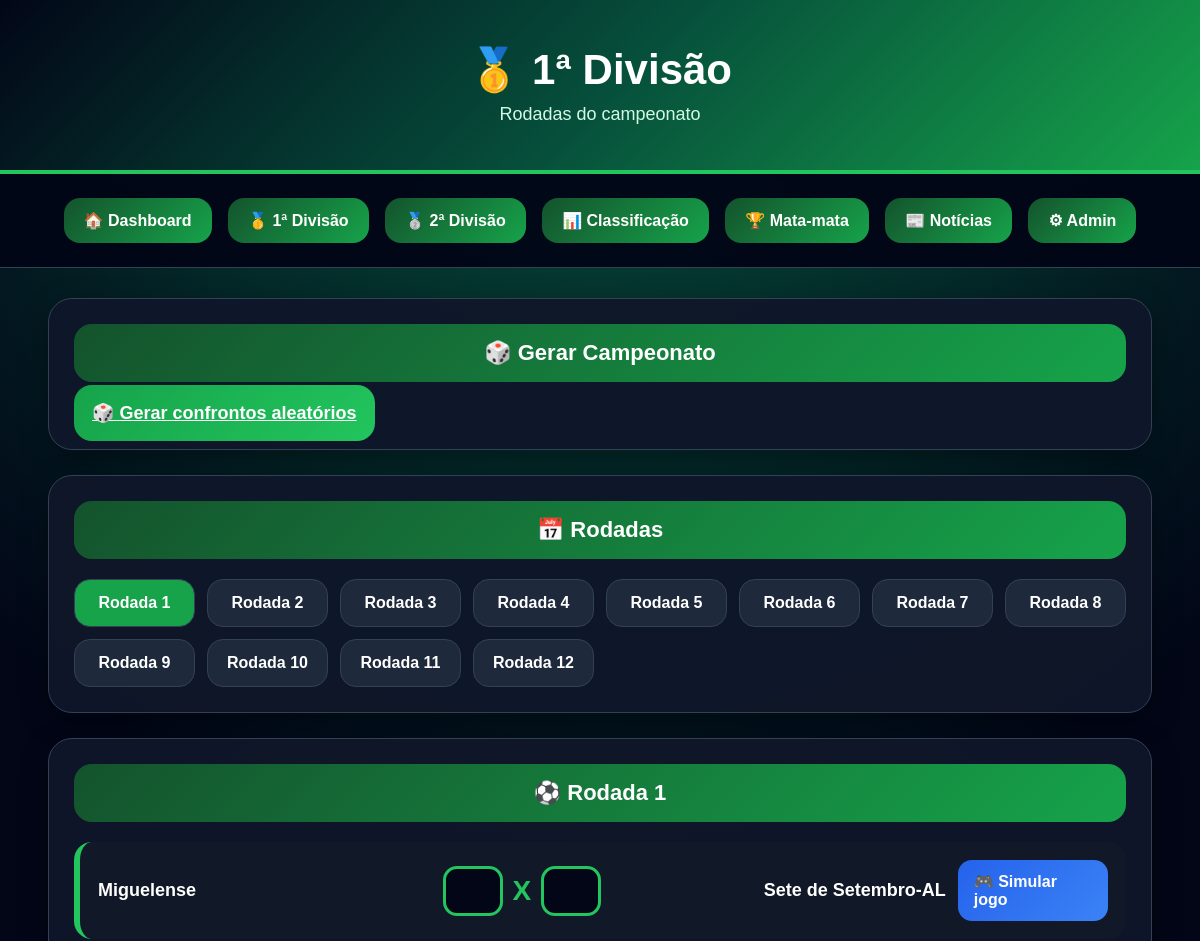
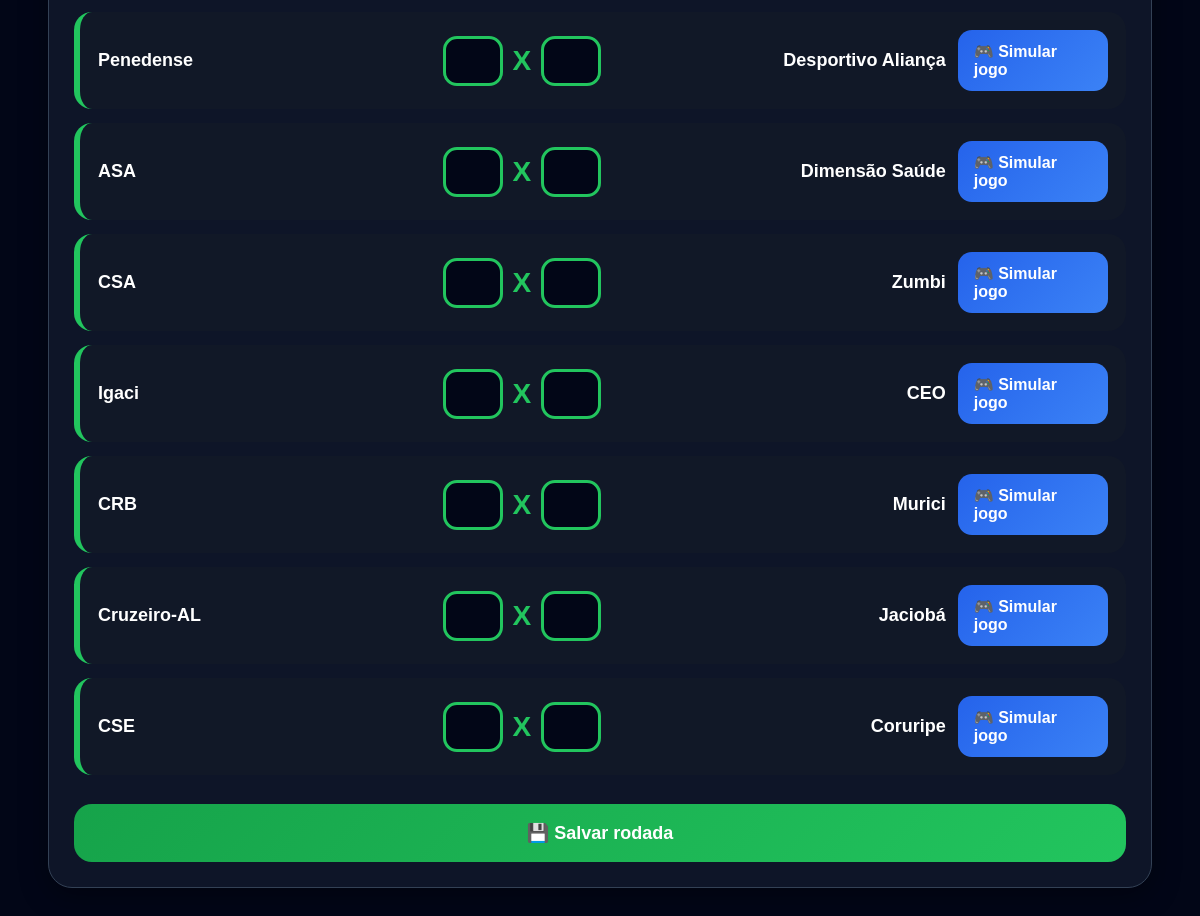
Page /rodadas/1/ on the committed database (2 pictures, top to bottom).
### campeonato/models.py (models this page shows, shortened)
class Jogo(models.Model):
    DIVISOES = [
        ('1', 'Primeira Divisão'),
        ('2', 'Segunda Divisão'),
    ]
    rodada = models.IntegerField()
    mandante = models.ForeignKey(
        Time,
        on_delete=models.CASCADE,
        related_name='jogos_casa'
    )
    visitante = models.ForeignKey(
        Time,
        on_delete=models.CASCADE,
        related_name='jogos_fora'
    )
    gols_mandante = models.IntegerField(null=True, blank=True)
    gols_visitante = models.IntegerField(null=True, blank=True)
    divisao = models.CharField(max_length=1, choices=DIVISOES, default='1')

class Time(models.Model):
    DIVISOES = [
        ('1', 'Primeira Divisão'),
        ('2', 'Segunda Divisão'),
    ]
    nome = models.CharField(max_length=100)
    grupo = models.CharField(max_length=1, blank=True, null=True)
    divisao = models.CharField(max_length=1, choices=DIVISOES, default='1')
    logo = models.ImageField(
        upload_to='logos/',
        blank=True,
        null=True
    )
    ataque = models.IntegerField(default=50)
    meio_campo = models.IntegerField(default=50)
    defesa = models.IntegerField(default=50)

### campeonato/views.py (the view, shortened to what this page needs)
def rodadas(request, rodada_num=1):
    jogos = Jogo.objects.filter(
        divisao='1',
        rodada=rodada_num
    ).order_by('id')
    return render(request, 'campeonato/rodadas.html', {
        'rodadas_lista': range(1, 13),
        'jogos': jogos,
        'rodada_atual': rodada_num,
    })

### campeonato/templates/campeonato/rodadas.html (shortened to what this page needs)
{% load static %}
<!DOCTYPE html>
<html lang="pt-br">
<head>
    <link
        rel="stylesheet"
        href="{% static 'campeonato/style.css' %}"
    >
</head>
<body>
<header>
    <h1>🥇 1ª Divisão</h1>
    <p>Rodadas do campeonato</p>
</header>
<div class="menu">
    <a href="/">🏠 Dashboard</a>
    <a href="/rodadas/">🥇 1ª Divisão</a>
    <a href="/segunda-divisao/">🥈 2ª Divisão</a>
    <a href="/classificacao/">📊 Classificação</a>
    <a href="/matamata/">🏆 Mata-mata</a>
    <a href="/noticias/">📰 Notícias</a>
    <a href="/admin/">⚙ Admin</a>
</div>
<div class="container">
<div class="card">
<h2 class="grupo-title">
🎲 Gerar Campeonato
</h2>
<a
href="/gerar-confrontos/"
class="botao-salvar"
>
🎲 Gerar confrontos aleatórios
</a>
</div>
<div class="card">
<h2 class="grupo-title">
📅 Rodadas
</h2>
<div class="rodadas-botoes">
{% for rodada in rodadas_lista %}
<a
class="
botao-rodada
{% if rodada == rodada_atual %}
ativa
{% endif %}
"
href="/rodadas/{{ rodada }}/"
>
Rodada {{ rodada }}
</a>
{% endfor %}
</div>
</div>
<div class="card">
<h2 class="grupo-title">
⚽ Rodada {{ rodada_atual }}
</h2>
<form method="POST">
{% for jogo in jogos %}
<div class="jogo-copa">
    <div class="time-casa">
        {{ jogo.mandante.nome }}
    </div>
    <div class="placar-copa2014">
        <input
        class="input-gol"
        type="number"
        min="0"
        name="gols_mandante_{{ jogo.id }}"
        value="{{ jogo.gols_mandante|default_if_none:'' }}"
        >
        <div class="x-copa">
            X
        </div>
        <input
        class="input-gol"
        type="number"
        min="0"
        name="gols_visitante_{{ jogo.id }}"
        value="{{ jogo.gols_visitante|default_if_none:'' }}"
        >
    </div>
    <div class="time-fora">
        {{ jogo.visitante.nome }}
    </div>
    <a
    href="/jogo/{{ jogo.id }}/"
    class="botao-simular"
    >
    🎮 Simular jogo
    </a>
</div>
{% empty %}
<p>
Nenhum confronto nesta rodada.
</p>
{% endfor %}
<button
class="botao-salvar"
type="submit"
>
💾 Salvar rodada
</button>
</form>
</div>
</div>
</body>
</html>

### campeonato/static/campeonato/style.css (style rules this page uses)
* { margin: 0; padding: 0; box-sizing: border-box; }
body { font-family: Arial, sans-serif; background: radial-gradient(circle at top, #064e3b, #020617 45%); color: white; }
header { background: linear-gradient( 135deg, #020617, #064e3b, #16a34a ); text-align: center; padding: 45px 20px; border-bottom: 4px solid #22c55e; box-shadow: 0 5px 20px rgba(0,0,0,0.3); }
header h1 { font-size: 42px; margin-bottom: 10px; }
header p { color: #d1fae5; font-size: 18px; }
.menu { position: sticky; top: 0; z-index: 999; background: rgba(2, 6, 23, 0.95); padding: 18px; text-align: center; backdrop-filter: blur(12px); border-bottom: 1px solid #334155; }
.menu a { display: inline-block; margin: 6px; background: linear-gradient( 135deg, #14532d, #16a34a ); color: white; text-decoration: none; padding: 13px 20px; border-radius: 16px; font-weight: bold; transition: 0.2s; }
.container { width: 92%; max-width: 1300px; margin: 30px auto; }
.card { background: rgba(15, 23, 42, 0.95); border: 1px solid #334155; border-radius: 24px; padding: 25px; margin-bottom: 25px; box-shadow: 0 8px 28px rgba(0,0,0,0.35); }
.grupo-title { background: linear-gradient( 135deg, #14532d, #16a34a ); padding: 16px; border-radius: 18px; text-align: center; margin-bottom: 20px; font-size: 22px; }
.rodadas-botoes { display: grid; grid-template-columns: repeat(auto-fit, minmax(120px, 1fr)); gap: 12px; }
.botao-rodada { text-align: center; background: #1e293b; border: 1px solid #334155; color: white; text-decoration: none; padding: 14px; border-radius: 16px; font-weight: bold; }
.botao-rodada:hover, .botao-rodada.ativa { background: #16a34a; }
.jogo-copa { display: flex; justify-content: space-between; align-items: center; background: #111827; border-left: 6px solid #22c55e; border-radius: 18px; padding: 18px; margin-bottom: 14px; }
.time-casa, .time-fora { width: 35%; font-size: 18px; font-weight: bold; }
.time-fora { text-align: right; }
.placar-copa2014 { display: flex; align-items: center; gap: 10px; }
.input-gol { width: 60px; height: 50px; text-align: center; font-size: 22px; font-weight: bold; border-radius: 14px; border: 3px solid #22c55e; background: #020617; color: white; }
.x-copa { font-size: 28px; font-weight: bold; color: #22c55e; }
.botao-salvar { width: 100%; border: none; background: linear-gradient( 135deg, #16a34a, #22c55e ); color: white; padding: 18px; border-radius: 18px; font-size: 18px; font-weight: bold; cursor: pointer; margin-top: 15px; }
.botao-simular { background: linear-gradient(135deg, #2563eb, #3b82f6); color: white; text-decoration: none; padding: 12px 16px; border-radius: 14px; font-weight: bold; margin-left: 12px; transition: .2s; }

### rows in the picture
Jogo: mandante.nome "Miguelense", visitante.nome "Sete de Setembro-AL"
Jogo: mandante.nome "Penedense", visitante.nome "Desportivo Aliança"
Jogo: mandante.nome "ASA", visitante.nome "Dimensão Saúde"
Jogo: mandante.nome "CSA", visitante.nome "Zumbi"
Jogo: mandante.nome "Igaci", visitante.nome "CEO"
Jogo: mandante.nome "CRB", visitante.nome "Murici"
Jogo: mandante.nome "Cruzeiro-AL", visitante.nome "Jaciobá"
Jogo: mandante.nome "CSE", visitante.nome "Coruripe"

### other values in the picture
{{ rodada }} "1" "2" "3" "4" "5" "6" "7" "8" "9" "10" "11" "12"
{{ rodada_atual }} "1"
